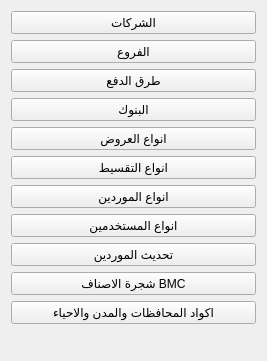
             <widget class="QWidget" name="page_30">
              <property name="geometry">
               <rect>
                <x>0</x>
                <y>0</y>
                <width>267</width>
                <height>361</height>
               </rect>
              </property>
              <attribute name="label">
               <string>البيانات الاساسية</string>
              </attribute>
              <layout class="QGridLayout" name="gridLayout_31">
               <item row="1" column="0">
                <spacer name="verticalSpacer_21">
                 <property name="orientation">
                  <enum>Qt::Vertical</enum>
                 </property>
                 <property name="sizeHint" stdset="0">
                  <size>
                   <width>20</width>
                   <height>199</height>
                  </size>
                 </property>
                </spacer>
               </item>
               <item row="0" column="0">
                <layout class="QVBoxLayout" name="verticalLayout_10">
                 <item>
                  <widget class="QPushButton" name="action_28">
                   <property name="text">
                    <string>الشركات</string>
                   </property>
                  </widget>
                 </item>
                 <item>
                  <widget class="QPushButton" name="action_26">
                   <property name="text">
                    <string>الفروع</string>
                   </property>
                  </widget>
                 </item>
                 <item>
                  <widget class="QPushButton" name="action_24">
                   <property name="text">
                    <string>طرق الدفع</string>
                   </property>
                  </widget>
                 </item>
                 <item>
                  <widget class="QPushButton" name="action_25">
                   <property name="text">
                    <string>البنوك</string>
                   </property>
                  </widget>
                 </item>
                 <item>
                  <widget class="QPushButton" name="action_27">
                   <property name="text">
                    <string>انواع العروض</string>
                   </property>
                  </widget>
                 </item>
                 <item>
                  <widget class="QPushButton" name="action_30">
                   <property name="text">
                    <string>انواع التقسيط</string>
                   </property>
                  </widget>
                 </item>
                 <item>
                  <widget class="QPushButton" name="action_35">
                   <property name="text">
                    <string>انواع الموردين</string>
                   </property>
                  </widget>
                 </item>
                 <item>
                  <widget class="QPushButton" name="action_129">
                   <property name="text">
                    <string>انواع المستخدمين</string>
                   </property>
                  </widget>
                 </item>
                 <item>
                  <widget class="QPushButton" name="action_4">
                   <property name="text">
                    <string>تحديث الموردين</string>
                   </property>
                  </widget>
                 </item>
                 <item>
                  <widget class="QPushButton" name="action_BMC_2">
                   <property name="text">
                    <string>شجرة الاصناف BMC</string>
                   </property>
                  </widget>
                 </item>
                 <item>
                  <widget class="QPushButton" name="action_140">
                   <property name="text">
                    <string>اكواد المحافظات والمدن والاحياء</string>
                   </property>
                  </widget>
                 </item>
                </layout>
               </item>
              </layout>
             </widget>
